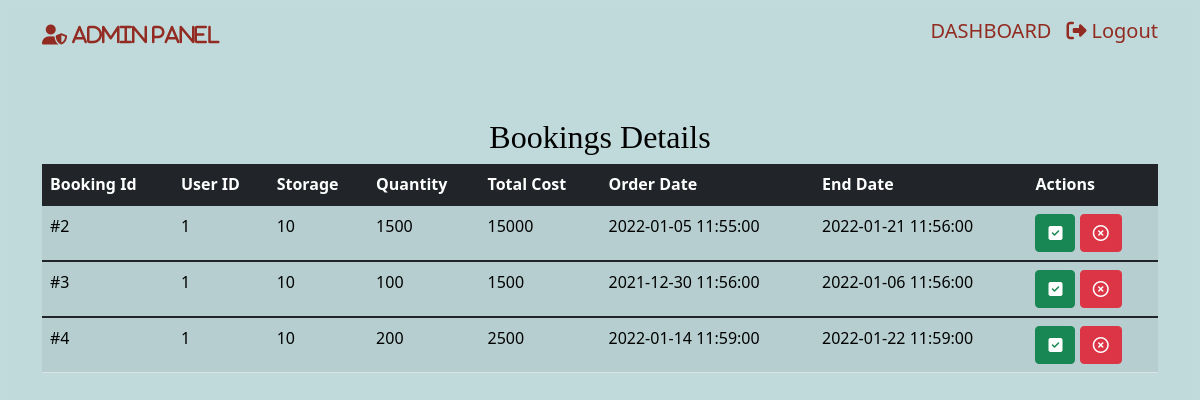
Page /Admin/bookingsDetails.php (signed in) on the committed database.
### tables this page shows
CREATE TABLE `Orders` (
  `booking_id` int(11) NOT NULL,
  `u_id` int(11) DEFAULT NULL,
  `item_quantity` int(11) DEFAULT NULL,
  `cost` int(11) DEFAULT NULL,
  `order_date` timestamp NOT NULL DEFAULT '0000-00-00 00:00:00',
  `end_date` timestamp NOT NULL DEFAULT '0000-00-00 00:00:00',
  `s_id` int(11) DEFAULT NULL
);

### Admin/bookingsDetails.php (the view, shortened to what this page needs)
<!DOCTYPE html>
<html lang="en">
<head>
    <link href="https://cdn.jsdelivr.net/npm/bootstrap@5.1.3/dist/css/bootstrap.min.css" rel="stylesheet"
>
</head>
<body>
    <nav class="navbar navbar-light">
        <div class="container">
            <a class="navbar-brand" href="#">
                <i class="fas fa-user-shield" style="color:#922B21"> ADMIN PANEL</i>
            </a>
            <p style="float:right;color:#922B21;font-size:20px;margin-top:8px"><a href="admin-panel.php"style="text-decoration:none;color:#922B21;margin-right:15px">DASHBOARD</a><a href="logout.php"
                    style="text-decoration:none;color:#922B21"><i class="fa fa-sign-out-alt">&nbsp;</i>Logout</a></p>
        </div>
    </nav>
    <section class="container py-2 mt-4 mb-4">
        <div class="row">
            <div class="col-lg-12">
                <h2 class="app-stats text-center mt-3"
                    style="color:black;font-family: 'Times New Roman', Times, serif;">Bookings Details</h2>
                <div class=" table-responsive">
                    <table class="table table-striped table-hover">
                        <thead class="thead bg-dark" style="color:white;">
                            <tr>
                                <th>Booking Id</th>
                                <th>User ID</th>
                                <th>Storage</th>
                                <th>Quantity</th>
                                <th>Total Cost</th>
                                <th>Order Date</th>
                                <th>End Date</th>
                                <th>Actions</th>
                            </tr>
                        </thead>
                        <?php
                       global $connection;
                       $sql="SELECT * FROM Orders";
                       $stmt=$connection->query($sql);
                       while($Datarows = $stmt->fetch_assoc())
                       {
                           $id          = $Datarows["booking_id"];
                           $uId         = $Datarows["u_id"];
                           $storage     = $Datarows["s_id"];
                           $qty         = $Datarows["item_quantity"];
                           $tcost       = $Datarows["cost"];
                           $oDate       = $Datarows["order_date"];
                           $eDate       = $Datarows["end_date"];
                    ?>
                        <tbody class="tbody">
                            <tr>
                                <td>#<?php echo  $id;       ?></td>
                                <td> <?php echo  $uId;      ?></td>
                                <td> <?php echo  $storage;  ?></td>
                                <td> <?php echo  $qty;      ?></td>
                                <td> <?php echo  $tcost;    ?></td>
                                <td> <?php echo  $oDate;    ?></td>
                                <td> <?php echo  $eDate;    ?></td>
                                <td><a href="editgame.php" class="btn btn-success"><i class="fas fa-check-square"></i>
                                    </a>
                                    <a href="deletegame.php" class="btn btn-danger"><i
                                            class="far fa-times-circle"></i></i></a>
                                </td>
                            </tr>
                        </tbody>
                        <?php } ?>
                    </table>
                </div>
            </div>
        </div>
    </section>
</body>
</html>

### Admin/bookingsDetails.php (style rules this page uses)
body { position: absolute; top: 0; bottom: 0; left: 0; right: 0; height: 100%; backdrop-filter: blur(3px); background-image: url("images/mainWall.jpg"); background-repeat: no-repeat, repeat; background-color: #cccccc; background-size: cover; }
.table .tbody tr td { color: black; }

### rows in the picture
orders: booking_id "2", u "1", s "10", item_quantity "1500", cost "15000", order_date "2022-01-05 11:55:00", end_date "2022-01-21 11:56:00"
orders: booking_id "3", u "1", s "10", item_quantity "100", cost "1500", order_date "2021-12-30 11:56:00", end_date "2022-01-06 11:56:00"
orders: booking_id "4", u "1", s "10", item_quantity "200", cost "2500", order_date "2022-01-14 11:59:00", end_date "2022-01-22 11:59:00"
